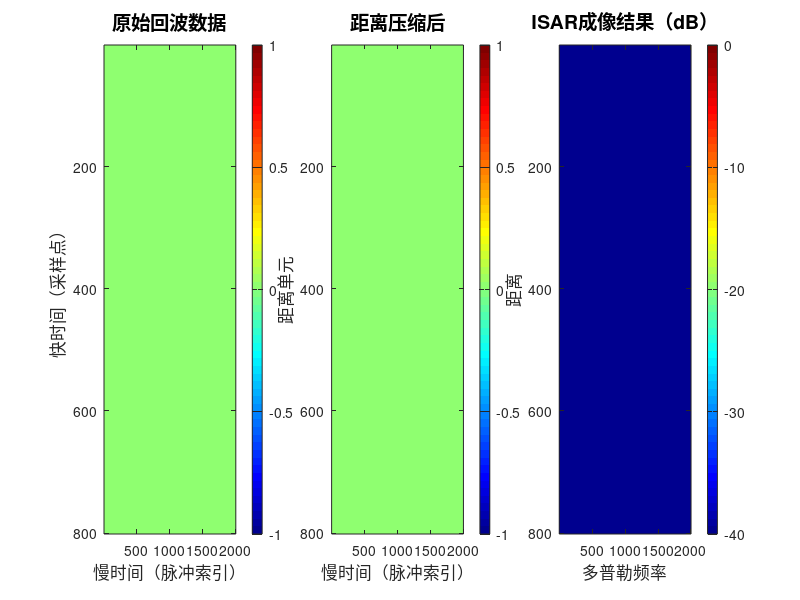

Source code (MATLAB):
%% ISAR成像演示 - 无人机雷达图像生成
% 作者：董旺
% 用途：快速验证ISAR成像算法
% 运行方法：直接在MATLAB里运行即可

clear; clc; close all;

fprintf('====================================\n');
fprintf('  ISAR成像演示开始\n');
fprintf('====================================\n\n');

%% 1. 雷达参数设置
fc = 28e9;              % 载波频率 28GHz (5G毫米波)
c = 3e8;                % 光速
lambda = c/fc;          % 波长
B = 400e6;              % 带宽 400MHz
Tp = 1e-6;              % 脉冲宽度 1微秒
fs = 2*B;               % 采样率
Kr = B/Tp;              % 调频率

fprintf('雷达参数:\n');
fprintf('  载波频率: %.1f GHz\n', fc/1e9);
fprintf('  带宽: %.0f MHz\n', B/1e6);
fprintf('  距离分辨率: %.2f cm\n\n', c/(2*B)*100);

%% 2. 无人机目标模型（4个散射点）
% 模拟一个十字形无人机
target_points = [
    0,    0,    0;      % 中心点
    0.3,  0,    0;      % 右臂
   -0.3,  0,    0;      % 左臂
    0,    0.25, 0       % 前臂
];
num_points = size(target_points, 1);

fprintf('目标设置:\n');
fprintf('  散射点数量: %d 个\n\n', num_points);

%% 3. 观测参数
omega = 0.5;            % 旋转角速度 0.5 rad/s
T_obs = 2;              % 观测时间 2秒
PRF = 1000;             % 脉冲重复频率
slow_time = 0:1/PRF:T_obs;
num_pulses = length(slow_time);

fprintf('观测参数:\n');
fprintf('  观测时间: %.1f 秒\n', T_obs);
fprintf('  脉冲数量: %d\n\n', num_pulses);

%% 4. 生成回波数据
fprintf('正在生成回波数据...\n');

fast_time = 0:1/fs:Tp;
num_samples = length(fast_time);
echo = zeros(num_samples, num_pulses);

R0 = 1000;  % 初始距离 1000米

for p = 1:num_pulses
    theta = omega * slow_time(p);  % 当前旋转角度
    
    for k = 1:num_points
        % 计算旋转后的坐标
        x_rot = target_points(k,1)*cos(theta) - target_points(k,2)*sin(theta);
        y_rot = target_points(k,1)*sin(theta) + target_points(k,2)*cos(theta);
        
        % 计算瞬时距离
        R = R0 + y_rot;
        tau = 2*R/c;  % 时间延迟
        
        % 生成线性调频信号
        sig = exp(1j*pi*Kr*(fast_time - tau).^2) .* ...
              exp(-1j*4*pi*fc*R/c);
        sig(fast_time < tau) = 0;  % 因果性约束
        
        echo(:, p) = echo(:, p) + sig';
    end
    
    % 显示进度
    if mod(p, 400) == 0
        fprintf('  进度: %d/%d\n', p, num_pulses);
    end
end

% 加入噪声
SNR_dB = 10;
try
    echo = awgn(echo, SNR_dB, 'measured');
catch
    % 没有 Communications Toolbox，手动添加高斯白噪声
    signal_power = mean(abs(echo(:)).^2);
    noise_power = signal_power / (10^(SNR_dB/10));
    noise = sqrt(noise_power/2) * (randn(size(echo)) + 1j*randn(size(echo)));
    echo = echo + noise;
end

fprintf('  回波数据生成完成！\n\n');

%% 5. 距离压缩（匹配滤波）
fprintf('正在进行距离压缩...\n');

ref_signal = exp(1j*pi*Kr*fast_time.^2);
matched_filter = conj(fliplr(ref_signal));

range_compressed = zeros(size(echo));
for p = 1:num_pulses
    range_compressed(:,p) = conv(echo(:,p), matched_filter, 'same');
end

fprintf('  距离压缩完成！\n\n');

%% 6. 方位压缩（FFT）
fprintf('正在进行方位压缩...\n');

isar_image = fftshift(fft(range_compressed, [], 2), 2);

fprintf('  方位压缩完成！\n\n');

%% 7. 显示结果
fprintf('正在生成图像...\n');

figure('Name', 'ISAR成像结果', 'Position', [100, 100, 1400, 500]);
set(gcf, 'Color', 'w');

% 子图1：原始回波
subplot(1,3,1);
imagesc(abs(echo));
colormap(jet);
colorbar;
title('原始回波数据', 'FontSize', 14);
xlabel('慢时间（脉冲索引）', 'FontSize', 12);
ylabel('快时间（采样点）', 'FontSize', 12);

% 子图2：距离压缩后
subplot(1,3,2);
imagesc(abs(range_compressed));
colorbar;
title('距离压缩后', 'FontSize', 14);
xlabel('慢时间（脉冲索引）', 'FontSize', 12);
ylabel('距离单元', 'FontSize', 12);

% 子图3：ISAR图像
subplot(1,3,3);
imagesc(20*log10(abs(isar_image) + eps));
colorbar;
title('ISAR成像结果（dB）', 'FontSize', 14);
xlabel('多普勒频率', 'FontSize', 12);
ylabel('距离', 'FontSize', 12);
caxis([-40 0]);

% 保存图像
saveas(gcf, 'isar_result.png');
fprintf('  图像已保存为 isar_result.png\n\n');

%% 8. 性能报告
fprintf('====================================\n');
fprintf('  成像性能总结\n');
fprintf('====================================\n');
fprintf('距离分辨率: %.2f cm\n', c/(2*B)*100);
fprintf('方位分辨率: %.2f cm\n', lambda/(2*omega*T_obs)*100);
fprintf('图像大小: %d x %d\n', size(isar_image,1), size(isar_image,2));
fprintf('====================================\n');
fprintf('演示完成！请查看生成的图像。\n');
fprintf('====================================\n');
